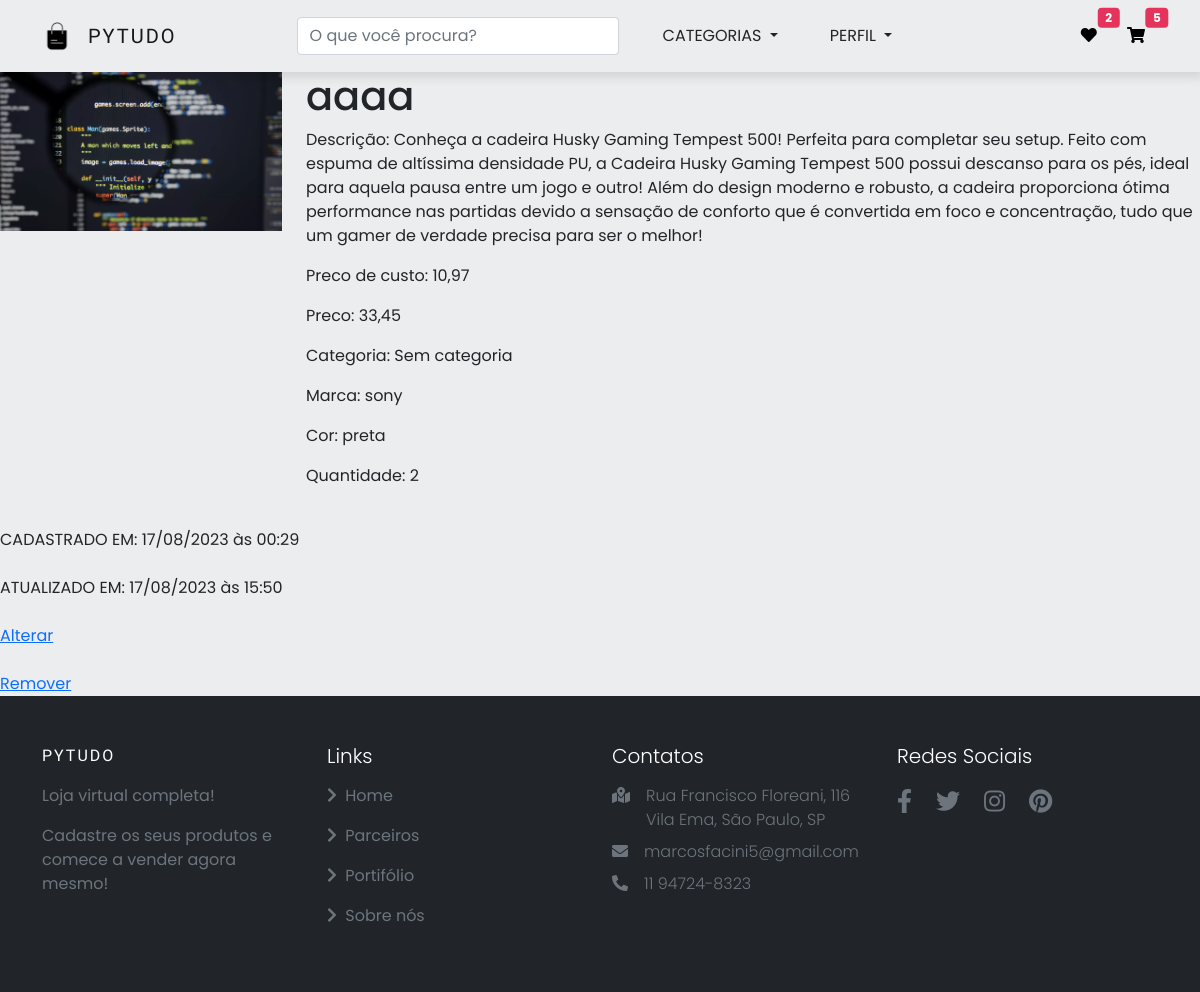
Page /gestao/detalhes_produto/48 on the earlier database version.
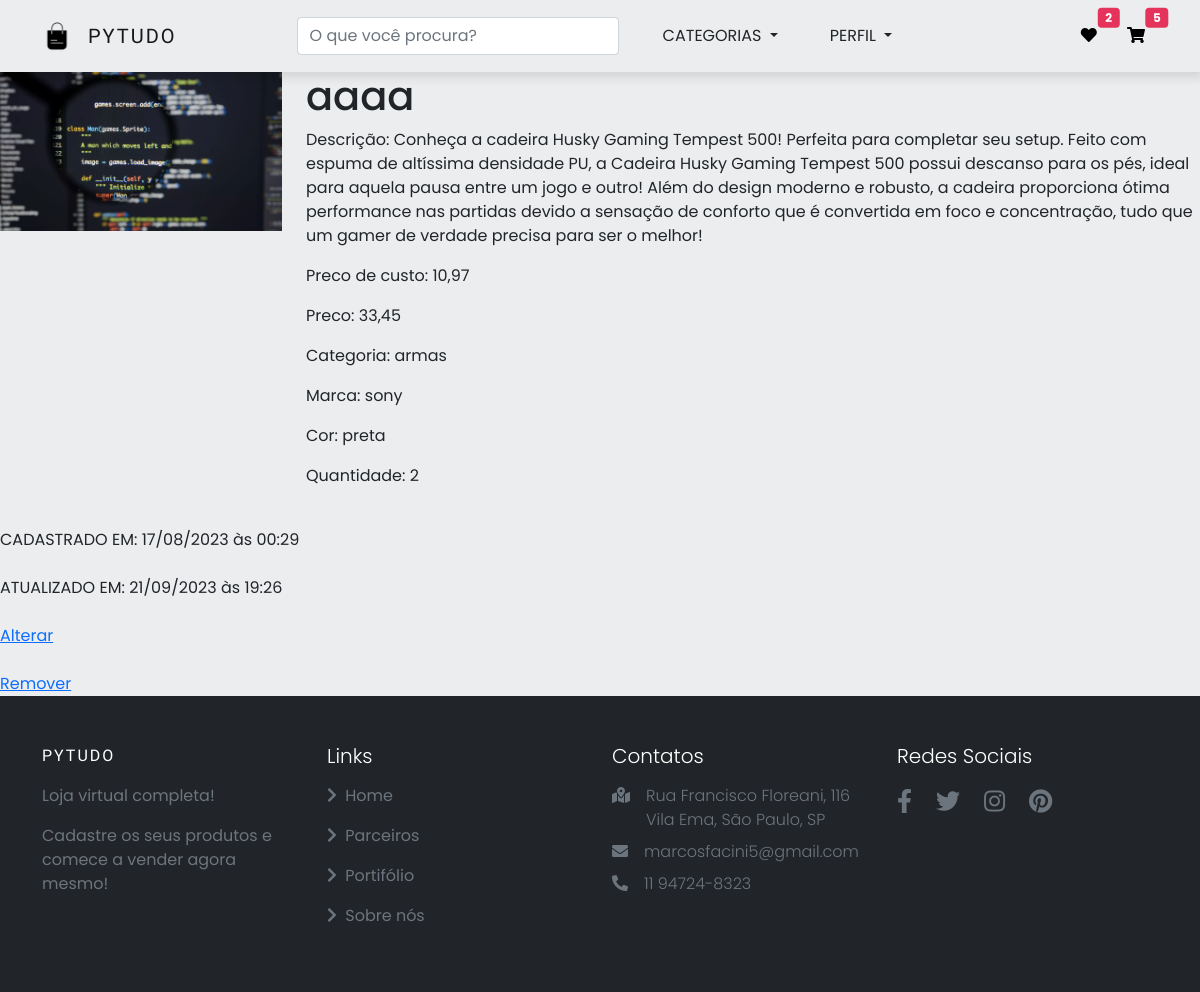
Same page on the later database version.
### produtos/models.py (models this page shows, shortened)
class Produtos(models.Model):
    nome = models.CharField(max_length=50)
    descricao = models.TextField()
    preco_de_custo = models.DecimalField(max_digits=8, decimal_places=2)
    preco = models.DecimalField(max_digits=8, decimal_places=2)
    categoria = models.ForeignKey(Categoria, blank=True, null=True, on_delete=models.SET_NULL)
    marca = models.CharField(max_length=50, blank=True, null=True)
    cor = models.CharField(max_length=30, blank=True, null=True)
    quantidade = models.IntegerField()
    data_cadastro = models.DateTimeField(auto_now_add=True)
    data_atualizacao = models.DateTimeField(auto_now=True, null=True)
    imagem_principal = models.ImageField(upload_to ='produtos/', blank=True, null=True)
    especificacao = RichTextUploadingField(blank=True, null=True)

class Categoria(models.Model):
    nome = models.CharField(max_length=40)
    def __str__(self):
        return self.nome

### gestao/views.py (the view)
# urls.py: path('detalhes_produto/<int:id>', views.detalhes_produto, name='detalhes_produto'),
@has_role_decorator('gestor')
def detalhes_produto(request, id):
    produto = Produtos.objects.get(id=id)
    return render(request, 'detalhes_produto.html', {'produto': produto})

### gestao/templates/detalhes_produto.html (shortened to what this page needs)
{% extends 'base.html' %}
{% load static %}
{% block 'head' %}
    <link href="{% static 'produtos/css/ver_produto.css' %}" rel="stylesheet">
{% endblock %}
{% block 'body' %}
    <div class="row">
        <div class="col-md-3">
            {% if produto.imagem_principal %}
                <img width="100%" src="{{produto.imagem_principal.url}}">
            {% else %}
                <img width="100%" src="{% static 'produtos\img\sem foto.jpg' %}">
            {% endif %}
        </div>
        <div class="col-md">
            <h1 class="titulo">{{produto.nome}}</h1>
            <p class="paragrafo">Descrição: {{produto.descricao}}</p>
            <p class="paragrafo">Preco de custo: {{produto.preco_de_custo}}</p>
            <p class="paragrafo">Preco: {{produto.preco}}</p>
            {% if produto.categoria %}
                <p class="paragrafo">Categoria: {{produto.categoria}}</p>
            {% else %}
                <p class="paragrafo">Categoria: Sem categoria </p>
            {% endif %}
            <p class="paragrafo">Marca: {{produto.marca}}</p>
            <p class="paragrafo">Cor: {{produto.cor}}</p>
            <p class="paragrafo">Quantidade: {{produto.quantidade}}</p>
        </div>
    </div>
    <br>
    CADASTRADO EM: {{produto.data_cadastro|date:"d/m/Y" }} às {{ produto.data_cadastro|time:"H:i" }}
    <br>
    <br>
    ATUALIZADO EM: {{produto.data_atualizacao|date:"d/m/Y" }} às {{ produto.data_atualizacao|time:"H:i" }}
    <br>
    <br>
    <a href="{% url 'alterar_produto' produto.id %}">Alterar</a>
    <br>
    <br>
    <a href="{% url 'excluir_produto' produto.id %}">Remover</a>
{% endblock %}

Differences in the rows shown:
changed Produtos "aaaa": categoria_id empty → 3 (drawn); categoria (not shown) → "armas"; data_atualizacao "17/08/2023" → "21/09/2023"; data_atualizacao "15:50" → "19:26"
Other differences:
text no longer shown: "Categoria: Sem categoria"
text now shown: "Categoria:"
